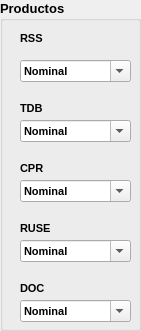
  <widget class="QGroupBox" name="groupBox">
   <property name="geometry">
    <rect>
     <x>30</x>
     <y>340</y>
     <width>141</width>
     <height>331</height>
    </rect>
   </property>
   <property name="font">
    <font>
     <pointsize>10</pointsize>
     <weight>75</weight>
     <bold>true</bold>
    </font>
   </property>
   <property name="title">
    <string>Productos</string>
   </property>
   <widget class="QLabel" name="label_6">
    <property name="geometry">
     <rect>
      <x>20</x>
      <y>30</y>
      <width>71</width>
      <height>16</height>
     </rect>
    </property>
    <property name="font">
     <font>
      <pointsize>8</pointsize>
      <weight>75</weight>
      <bold>true</bold>
     </font>
    </property>
    <property name="text">
     <string>RSS</string>
    </property>
   </widget>
   <widget class="QLabel" name="label_7">
    <property name="geometry">
     <rect>
      <x>20</x>
      <y>100</y>
      <width>71</width>
      <height>16</height>
     </rect>
    </property>
    <property name="font">
     <font>
      <pointsize>8</pointsize>
      <weight>75</weight>
      <bold>true</bold>
     </font>
    </property>
    <property name="text">
     <string>TDB</string>
    </property>
   </widget>
   <widget class="QLabel" name="label_8">
    <property name="geometry">
     <rect>
      <x>20</x>
      <y>160</y>
      <width>71</width>
      <height>16</height>
     </rect>
    </property>
    <property name="font">
     <font>
      <pointsize>8</pointsize>
      <weight>75</weight>
      <bold>true</bold>
     </font>
    </property>
    <property name="text">
     <string>CPR</string>
    </property>
   </widget>
   <widget class="QComboBox" name="comboBox_2">
    <property name="geometry">
     <rect>
      <x>20</x>
      <y>60</y>
      <width>111</width>
      <height>22</height>
     </rect>
    </property>
    <property name="font">
     <font>
      <pointsize>8</pointsize>
      <weight>75</weight>
      <bold>true</bold>
     </font>
    </property>
    <property name="editable">
     <bool>true</bool>
    </property>
    <property name="currentText">
     <string>Nominal</string>
    </property>
    <property name="currentIndex">
     <number>2</number>
    </property>
    <item>
     <property name="text">
      <string>Muy baja</string>
     </property>
    </item>
    <item>
     <property name="text">
      <string>Baja</string>
     </property>
    </item>
    <item>
     <property name="text">
      <string>Nominal</string>
     </property>
    </item>
    <item>
     <property name="text">
      <string>Alto </string>
     </property>
    </item>
    <item>
     <property name="text">
      <string>Muy alto</string>
     </property>
    </item>
    <item>
     <property name="text">
      <string>Extra alto</string>
     </property>
    </item>
   </widget>
   <widget class="QComboBox" name="comboBox_3">
    <property name="geometry">
     <rect>
      <x>20</x>
      <y>120</y>
      <width>111</width>
      <height>22</height>
     </rect>
    </property>
    <property name="font">
     <font>
      <pointsize>8</pointsize>
      <weight>75</weight>
      <bold>true</bold>
     </font>
    </property>
    <property name="editable">
     <bool>true</bool>
    </property>
    <property name="currentText">
     <string>Nominal</string>
    </property>
    <property name="currentIndex">
     <number>2</number>
    </property>
    <item>
     <property name="text">
      <string>Muy baja</string>
     </property>
    </item>
    <item>
     <property name="text">
      <string>Baja</string>
     </property>
    </item>
    <item>
     <property name="text">
      <string>Nominal</string>
     </property>
    </item>
    <item>
     <property name="text">
      <string>Alto </string>
     </property>
    </item>
    <item>
     <property name="text">
      <string>Muy alto</string>
     </property>
    </item>
    <item>
     <property name="text">
      <string>Extra alto</string>
     </property>
    </item>
   </widget>
   <widget class="QComboBox" name="comboBox_4">
    <property name="geometry">
     <rect>
      <x>20</x>
      <y>180</y>
      <width>111</width>
      <height>22</height>
     </rect>
    </property>
    <property name="font">
     <font>
      <pointsize>8</pointsize>
      <weight>75</weight>
      <bold>true</bold>
     </font>
    </property>
    <property name="editable">
     <bool>true</bool>
    </property>
    <property name="currentText">
     <string>Nominal</string>
    </property>
    <property name="currentIndex">
     <number>2</number>
    </property>
    <item>
     <property name="text">
      <string>Muy baja</string>
     </property>
    </item>
    <item>
     <property name="text">
      <string>Baja</string>
     </property>
    </item>
    <item>
     <property name="text">
      <string>Nominal</string>
     </property>
    </item>
    <item>
     <property name="text">
      <string>Alto </string>
     </property>
    </item>
    <item>
     <property name="text">
      <string>Muy alto</string>
     </property>
    </item>
    <item>
     <property name="text">
      <string>Extra alto</string>
     </property>
    </item>
   </widget>
   <widget class="QLabel" name="label_26">
    <property name="geometry">
     <rect>
      <x>20</x>
      <y>220</y>
      <width>71</width>
      <height>16</height>
     </rect>
    </property>
    <property name="font">
     <font>
      <pointsize>8</pointsize>
      <weight>75</weight>
      <bold>true</bold>
     </font>
    </property>
    <property name="text">
     <string>RUSE</string>
    </property>
   </widget>
   <widget class="QComboBox" name="comboBox_17">
    <property name="geometry">
     <rect>
      <x>20</x>
      <y>240</y>
      <width>111</width>
      <height>22</height>
     </rect>
    </property>
    <property name="font">
     <font>
      <pointsize>8</pointsize>
      <weight>75</weight>
      <bold>true</bold>
     </font>
    </property>
    <property name="editable">
     <bool>true</bool>
    </property>
    <property name="currentText">
     <string>Nominal</string>
    </property>
    <property name="currentIndex">
     <number>2</number>
    </property>
    <item>
     <property name="text">
      <string>Muy baja</string>
     </property>
    </item>
    <item>
     <property name="text">
      <string>Baja</string>
     </property>
    </item>
    <item>
     <property name="text">
      <string>Nominal</string>
     </property>
    </item>
    <item>
     <property name="text">
      <string>Alto </string>
     </property>
    </item>
    <item>
     <property name="text">
      <string>Muy alto</string>
     </property>
    </item>
    <item>
     <property name="text">
      <string>Extra alto</string>
     </property>
    </item>
   </widget>
   <widget class="QLabel" name="label_27">
    <property name="geometry">
     <rect>
      <x>20</x>
      <y>280</y>
      <width>71</width>
      <height>16</height>
     </rect>
    </property>
    <property name="font">
     <font>
      <pointsize>8</pointsize>
      <weight>75</weight>
      <bold>true</bold>
     </font>
    </property>
    <property name="text">
     <string>DOC</string>
    </property>
   </widget>
   <widget class="QComboBox" name="comboBox_18">
    <property name="geometry">
     <rect>
      <x>20</x>
      <y>300</y>
      <width>111</width>
      <height>22</height>
     </rect>
    </property>
    <property name="font">
     <font>
      <pointsize>8</pointsize>
      <weight>75</weight>
      <bold>true</bold>
     </font>
    </property>
    <property name="editable">
     <bool>true</bool>
    </property>
    <property name="currentText">
     <string>Nominal</string>
    </property>
    <property name="currentIndex">
     <number>2</number>
    </property>
    <item>
     <property name="text">
      <string>Muy baja</string>
     </property>
    </item>
    <item>
     <property name="text">
      <string>Baja</string>
     </property>
    </item>
    <item>
     <property name="text">
      <string>Nominal</string>
     </property>
    </item>
    <item>
     <property name="text">
      <string>Alto </string>
     </property>
    </item>
    <item>
     <property name="text">
      <string>Muy alto</string>
     </property>
    </item>
    <item>
     <property name="text">
      <string>Extra alto</string>
     </property>
    </item>
   </widget>
  </widget>
